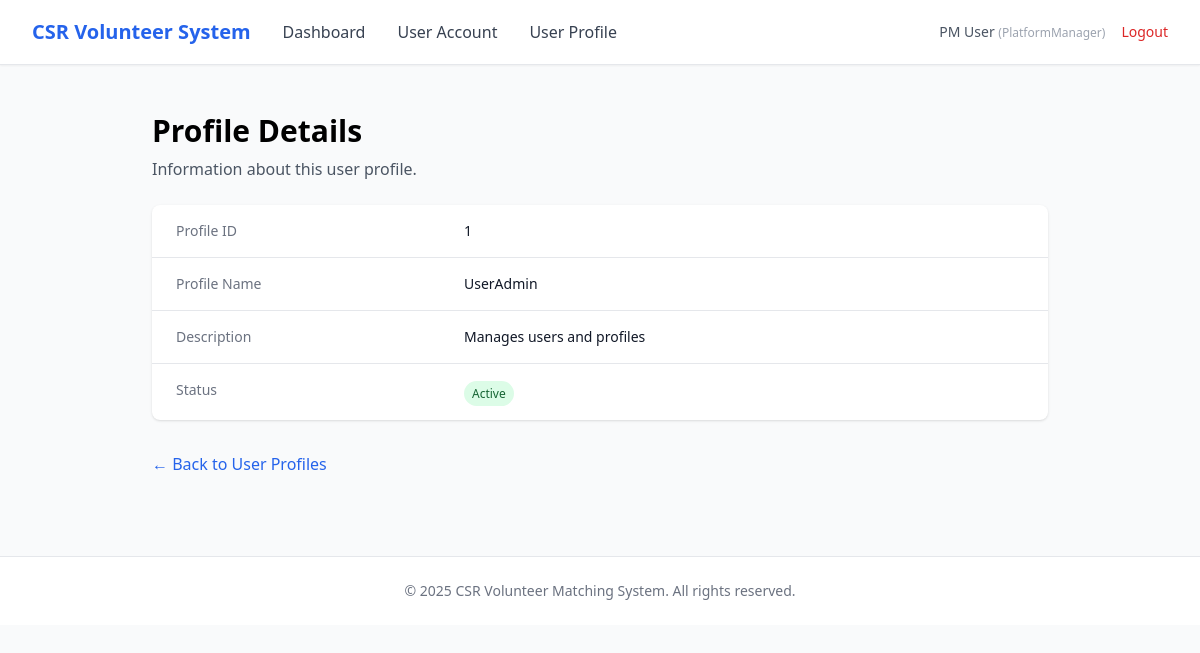
The page /admin/profiles/1 (signed in) on the database its author committed.
### app/entity/user_account.py (models this page shows, shortened)
class UserAccount(UserMixin, db.Model):
    __tablename__ = "user_accounts"
    userID = db.Column(db.Integer, primary_key=True, autoincrement=True)  # explicit auto increment
    name = db.Column(db.String(100), nullable=False)
    email = db.Column(db.String(120), nullable=False, unique=True, index=True)
    _password = db.Column("password", db.String(255), nullable=False)
    age = db.Column(db.Integer)
    phoneNumber = db.Column(db.String(20))
    isActive = db.Column(db.Boolean, default=True)
    profileID = db.Column(db.Integer, db.ForeignKey("user_profiles.profileID"), nullable=False)
    profile = db.relationship("UserProfile", back_populates="users", lazy=True)
    @property
    def password(self):
        raise AttributeError("Password is write-only.")
    @password.setter
    def password(self, raw):
        self._password = generate_password_hash(raw)

### app/entity/user_profile.py (models this page shows)
class UserProfile(db.Model):
    __tablename__ = "user_profiles"
    profileID   = db.Column(db.Integer, primary_key=True, autoincrement=True)  # explicit auto increment
    profileName = db.Column(db.String(50), nullable=False, unique=True)
    description = db.Column(db.String(255))
    isActive    = db.Column(db.Boolean, default=True)
    users = db.relationship("UserAccount", back_populates="profile", lazy=True)

### app/boundary/routes.py (the view)
@boundary_bp.route("/admin/profiles/<int:profile_id>")
@login_required
def admin_view_profile(profile_id):
    profile = UserAdminViewUserProfileController().view_profile(profile_id)
    if not profile:
        flash("Profile not found.", "danger")
        return redirect(url_for("boundary.admin_profiles"))
    return render_template("admin/view_profile.html", profile=profile)

### app/control/useradmin_viewUserProfile_controller.py (called while the page is built)
    def view_profile(self, profile_id:int):
        return UserProfile.query.get(profile_id)

### app/entity/user_account.py (called while the page is built)
@login_manager.user_loader
def load_user(user_id):
    return UserAccount.query.get(int(user_id))

### app/templates/admin/view_profile.html (shortened to what this page needs)
{% extends "base.html" %}
{% block nav_links %}
<a href="{{ url_for('boundary.admin_dashboard') }}" class="text-gray-700 hover:text-primary">Dashboard</a>
<a href="{{ url_for('boundary.admin_users') }}" class="text-gray-700 hover:text-primary">User Account</a>
<a href="{{ url_for('boundary.admin_profiles') }}" class="text-gray-700 hover:text-primary">User Profile</a>
{% endblock %}
{% block content %}
<div class="max-w-4xl mx-auto">
  <h1 class="text-3xl font-bold mt-4 mb-2">Profile Details</h1>
  <p class="text-gray-600 mb-6">Information about this user profile.</p>
  <div class="bg-white shadow rounded-lg divide-y">
    <dl class="sm:divide-y sm:divide-gray-200">
      <div class="px-6 py-4 grid grid-cols-3 gap-4">
        <dt class="text-sm font-medium text-gray-500">Profile ID</dt>
        <dd class="col-span-2 text-sm text-gray-900">{{ profile.profileID }}</dd>
      </div>
      <div class="px-6 py-4 grid grid-cols-3 gap-4">
        <dt class="text-sm font-medium text-gray-500">Profile Name</dt>
        <dd class="col-span-2 text-sm text-gray-900">{{ profile.profileName }}</dd>
      </div>
      <div class="px-6 py-4 grid grid-cols-3 gap-4">
        <dt class="text-sm font-medium text-gray-500">Description</dt>
        <dd class="col-span-2 text-sm text-gray-900">{{ profile.description }}</dd>
      </div>
      <div class="px-6 py-4 grid grid-cols-3 gap-4">
        <dt class="text-sm font-medium text-gray-500">Status</dt>
        <dd class="col-span-2">
          {% if profile.isActive %}
            <span class="px-2 py-1 text-xs font-medium rounded-full bg-green-100 text-green-800">Active</span>
          {% else %}
            <span class="px-2 py-1 text-xs font-medium rounded-full bg-red-100 text-red-800">Suspended</span>
          {% endif %}
        </dd>
      </div>
    </dl>
  </div>
  <div class="mt-8">
    <a href="{{ url_for('boundary.admin_profiles') }}" class="text-primary hover:text-blue-700">
      &larr; Back to User Profiles
    </a>
  </div>
</div>
{% endblock %}

### app/templates/base.html (shortened to what this page needs)
<!DOCTYPE html>
<html lang="en">
<head>
    <script src="https://cdn.tailwindcss.com"></script>
</head>
<body class="bg-gray-50 min-h-screen">
    {% if current_user.is_authenticated %}
    <nav class="bg-white shadow-sm border-b border-gray-200">
        <div class="max-w-7xl mx-auto px-4 sm:px-6 lg:px-8">
            <div class="flex justify-between items-center h-16">
                <div class="flex items-center gap-8">
                    <a href="{{ url_for('boundary.login') }}" class="text-xl font-bold text-primary">
                        CSR Volunteer System
                    </a>
                    {% block nav_links %}{% endblock %}
                </div>
                <div class="flex items-center gap-4">
                    <span class="text-sm text-gray-600">
                        {{ current_user.name }}
                        <span class="text-xs text-gray-400">({{ current_user.profile.profileName }})</span>
                    </span>
                    <a href="{{ url_for('boundary.logout') }}" class="text-sm text-red-600 hover:text-red-700">
                        Logout
                    </a>
                </div>
            </div>
        </div>
    </nav>
    {% endif %}
    <main class="max-w-7xl mx-auto px-4 sm:px-6 lg:px-8 py-8">
        {% block content %}{% endblock %}
    </main>
    <footer class="bg-white border-t border-gray-200 mt-12">
        <div class="max-w-7xl mx-auto px-4 sm:px-6 lg:px-8 py-6">
            <p class="text-center text-sm text-gray-500">
                &copy; 2025 CSR Volunteer Matching System. All rights reserved.
            </p>
        </div>
    </footer>
</body>
</html>

### rows shown on the page
UserAccount: name "PM User"
UserProfile: profile.profileName "PlatformManager"
UserProfile: profileID "1", profileName "UserAdmin", description "Manages users and profiles"
